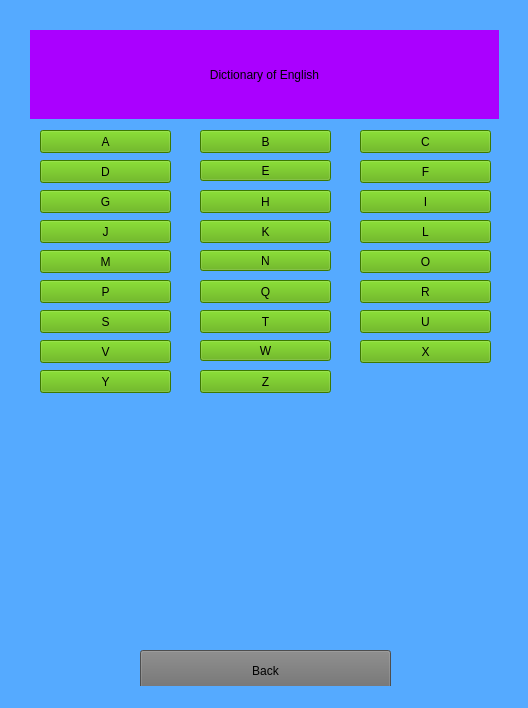
<?xml version="1.0" encoding="UTF-8"?>
<ui version="4.0">
 <class>MainWindow</class>
 <widget class="QMainWindow" name="MainWindow">
  <property name="geometry">
   <rect>
    <x>0</x>
    <y>0</y>
    <width>528</width>
    <height>708</height>
   </rect>
  </property>
  <property name="windowTitle">
   <string>MainWindow</string>
  </property>
  <property name="styleSheet">
   <string notr="true">background-color: rgb(85, 170, 255);</string>
  </property>
  <widget class="QWidget" name="centralwidget">
   <widget class="QStackedWidget" name="stackedWidget">
    <property name="geometry">
     <rect>
      <x>20</x>
      <y>10</y>
      <width>501</width>
      <height>691</height>
     </rect>
    </property>
    <property name="currentIndex">
     <number>0</number>
    </property>
    <widget class="QWidget" name="Pag1">
     <widget class="QPushButton" name="Btn_Q">
      <property name="geometry">
       <rect>
        <x>180</x>
        <y>270</y>
        <width>131</width>
        <height>23</height>
       </rect>
      </property>
      <property name="styleSheet">
       <string notr="true">background-color: rgb(85, 170, 0);
font: 87 9pt &quot;Arial Black&quot;;</string>
      </property>
      <property name="text">
       <string>Q</string>
      </property>
     </widget>
     <widget class="QPushButton" name="Back">
      <property name="geometry">
       <rect>
        <x>120</x>
        <y>640</y>
        <width>251</width>
        <height>41</height>
       </rect>
      </property>
      <property name="styleSheet">
       <string notr="true">background-color: rgb(109, 109, 109);
font: 87 20pt &quot;Arial Black&quot;;</string>
      </property>
      <property name="text">
       <string>Back</string>
      </property>
     </widget>
     <widget class="QPushButton" name="Btn_O">
      <property name="geometry">
       <rect>
        <x>340</x>
        <y>240</y>
        <width>131</width>
        <height>23</height>
       </rect>
      </property>
      <property name="styleSheet">
       <string notr="true">background-color: rgb(85, 170, 0);
font: 87 9pt &quot;Arial Black&quot;;</string>
      </property>
      <property name="text">
       <string>O</string>
      </property>
     </widget>
     <widget class="QPushButton" name="Btn_T">
      <property name="geometry">
       <rect>
        <x>180</x>
        <y>300</y>
        <width>131</width>
        <height>23</height>
       </rect>
      </property>
      <property name="styleSheet">
       <string notr="true">background-color: rgb(85, 170, 0);
font: 87 9pt &quot;Arial Black&quot;;</string>
      </property>
      <property name="text">
       <string>T</string>
      </property>
     </widget>
     <widget class="QPushButton" name="Btn_I">
      <property name="geometry">
       <rect>
        <x>340</x>
        <y>180</y>
        <width>131</width>
        <height>23</height>
       </rect>
      </property>
      <property name="styleSheet">
       <string notr="true">background-color: rgb(85, 170, 0);
font: 87 9pt &quot;Arial Black&quot;;</string>
      </property>
      <property name="text">
       <string>I</string>
      </property>
     </widget>
     <widget class="QPushButton" name="Btn_H">
      <property name="geometry">
       <rect>
        <x>180</x>
        <y>180</y>
        <width>131</width>
        <height>23</height>
       </rect>
      </property>
      <property name="styleSheet">
       <string notr="true">background-color: rgb(85, 170, 0);
font: 87 9pt &quot;Arial Black&quot;;</string>
      </property>
      <property name="text">
       <string>H</string>
      </property>
     </widget>
     <widget class="QPushButton" name="Btn_P">
      <property name="geometry">
       <rect>
        <x>20</x>
        <y>270</y>
        <width>131</width>
        <height>23</height>
       </rect>
      </property>
      <property name="styleSheet">
       <string notr="true">background-color: rgb(85, 170, 0);
font: 87 9pt &quot;Arial Black&quot;;</string>
      </property>
      <property name="text">
       <string>P</string>
      </property>
     </widget>
     <widget class="QPushButton" name="Btn_U">
      <property name="geometry">
       <rect>
        <x>340</x>
        <y>300</y>
        <width>131</width>
        <height>23</height>
       </rect>
      </property>
      <property name="styleSheet">
       <string notr="true">background-color: rgb(85, 170, 0);
font: 87 9pt &quot;Arial Black&quot;;</string>
      </property>
      <property name="text">
       <string>U</string>
      </property>
     </widget>
     <widget class="QPushButton" name="Btn_Y">
      <property name="geometry">
       <rect>
        <x>20</x>
        <y>360</y>
        <width>131</width>
        <height>23</height>
       </rect>
      </property>
      <property name="styleSheet">
       <string notr="true">background-color: rgb(85, 170, 0);
font: 87 9pt &quot;Arial Black&quot;;</string>
      </property>
      <property name="text">
       <string>Y</string>
      </property>
     </widget>
     <widget class="QPushButton" name="Btn_B">
      <property name="geometry">
       <rect>
        <x>180</x>
        <y>120</y>
        <width>131</width>
        <height>23</height>
       </rect>
      </property>
      <property name="styleSheet">
       <string notr="true">background-color: rgb(85, 170, 0);
font: 87 9pt &quot;Arial Black&quot;;</string>
      </property>
      <property name="text">
       <string>B</string>
      </property>
     </widget>
     <widget class="QPushButton" name="Btn_L">
      <property name="geometry">
       <rect>
        <x>340</x>
        <y>210</y>
        <width>131</width>
        <height>23</height>
       </rect>
      </property>
      <property name="styleSheet">
       <string notr="true">background-color: rgb(85, 170, 0);
font: 87 9pt &quot;Arial Black&quot;;</string>
      </property>
      <property name="text">
       <string>L</string>
      </property>
     </widget>
     <widget class="QPushButton" name="Btn_J">
      <property name="geometry">
       <rect>
        <x>20</x>
        <y>210</y>
        <width>131</width>
        <height>23</height>
       </rect>
      </property>
      <property name="styleSheet">
       <string notr="true">background-color: rgb(85, 170, 0);
font: 87 9pt &quot;Arial Black&quot;;</string>
      </property>
      <property name="text">
       <string>J</string>
      </property>
     </widget>
     <widget class="QPushButton" name="Btn_Z">
      <property name="geometry">
       <rect>
        <x>180</x>
        <y>360</y>
        <width>131</width>
        <height>23</height>
       </rect>
      </property>
      <property name="styleSheet">
       <string notr="true">background-color: rgb(85, 170, 0);
font: 87 9pt &quot;Arial Black&quot;;</string>
      </property>
      <property name="text">
       <string>Z</string>
      </property>
     </widget>
     <widget class="QPushButton" name="Btn_S">
      <property name="geometry">
       <rect>
        <x>20</x>
        <y>300</y>
        <width>131</width>
        <height>23</height>
       </rect>
      </property>
      <property name="styleSheet">
       <string notr="true">background-color: rgb(85, 170, 0);
font: 87 9pt &quot;Arial Black&quot;;</string>
      </property>
      <property name="text">
       <string>S</string>
      </property>
     </widget>
     <widget class="QPushButton" name="Btn_D">
      <property name="geometry">
       <rect>
        <x>20</x>
        <y>150</y>
        <width>131</width>
        <height>23</height>
       </rect>
      </property>
      <property name="styleSheet">
       <string notr="true">background-color: rgb(85, 170, 0);
font: 87 9pt &quot;Arial Black&quot;;</string>
      </property>
      <property name="text">
       <string>D</string>
      </property>
     </widget>
     <widget class="QPushButton" name="Btn_F">
      <property name="geometry">
       <rect>
        <x>340</x>
        <y>150</y>
        <width>131</width>
        <height>23</height>
       </rect>
      </property>
      <property name="styleSheet">
       <string notr="true">background-color: rgb(85, 170, 0);
font: 87 9pt &quot;Arial Black&quot;;</string>
      </property>
      <property name="text">
       <string>F</string>
      </property>
     </widget>
     <widget class="QPushButton" name="Btn_E">
      <property name="geometry">
       <rect>
        <x>180</x>
        <y>150</y>
        <width>131</width>
        <height>21</height>
       </rect>
      </property>
      <property name="styleSheet">
       <string notr="true">background-color: rgb(85, 170, 0);
font: 87 9pt &quot;Arial Black&quot;;</string>
      </property>
      <property name="text">
       <string>E</string>
      </property>
     </widget>
     <widget class="QPushButton" name="Btn_G">
      <property name="geometry">
       <rect>
        <x>20</x>
        <y>180</y>
        <width>131</width>
        <height>23</height>
       </rect>
      </property>
      <property name="styleSheet">
       <string notr="true">background-color: rgb(85, 170, 0);
font: 87 9pt &quot;Arial Black&quot;;</string>
      </property>
      <property name="text">
       <string>G</string>
      </property>
     </widget>
     <widget class="QPushButton" name="Btn_W">
      <property name="geometry">
       <rect>
        <x>180</x>
        <y>330</y>
        <width>131</width>
        <height>21</height>
       </rect>
      </property>
      <property name="styleSheet">
       <string notr="true">background-color: rgb(85, 170, 0);
font: 87 9pt &quot;Arial Black&quot;;</string>
      </property>
      <property name="text">
       <string>W</string>
      </property>
     </widget>
     <widget class="QPushButton" name="Btn_V">
      <property name="geometry">
       <rect>
        <x>20</x>
        <y>330</y>
        <width>131</width>
        <height>23</height>
       </rect>
      </property>
      <property name="styleSheet">
       <string notr="true">background-color: rgb(85, 170, 0);
font: 87 9pt &quot;Arial Black&quot;;</string>
      </property>
      <property name="text">
       <string>V</string>
      </property>
     </widget>
     <widget class="QPushButton" name="Btn_A">
      <property name="geometry">
       <rect>
        <x>20</x>
        <y>120</y>
        <width>131</width>
        <height>23</height>
       </rect>
      </property>
      <property name="styleSheet">
       <string notr="true">background-color: rgb(85, 170, 0);
font: 87 9pt &quot;Arial Black&quot;;</string>
      </property>
      <property name="text">
       <string>A</string>
      </property>
     </widget>
     <widget class="QPushButton" name="Btn_R">
      <property name="geometry">
       <rect>
        <x>340</x>
        <y>270</y>
        <width>131</width>
        <height>23</height>
       </rect>
      </property>
      <property name="styleSheet">
       <string notr="true">background-color: rgb(85, 170, 0);
font: 87 9pt &quot;Arial Black&quot;;</string>
      </property>
      <property name="text">
       <string>R</string>
      </property>
     </widget>
     <widget class="QLabel" name="Titol">
      <property name="geometry">
       <rect>
        <x>10</x>
        <y>20</y>
        <width>469</width>
        <height>89</height>
       </rect>
      </property>
      <property name="styleSheet">
       <string notr="true">background-color: rgb(170, 0, 255);
font: 87 20pt &quot;Arial Black&quot;;</string>
      </property>
      <property name="text">
       <string>Dictionary of English</string>
      </property>
      <property name="alignment">
       <set>Qt::AlignCenter</set>
      </property>
     </widget>
     <widget class="QPushButton" name="Btn_C">
      <property name="geometry">
       <rect>
        <x>340</x>
        <y>120</y>
        <width>131</width>
        <height>23</height>
       </rect>
      </property>
      <property name="styleSheet">
       <string notr="true">background-color: rgb(85, 170, 0);
font: 87 9pt &quot;Arial Black&quot;;</string>
      </property>
      <property name="text">
       <string>C</string>
      </property>
     </widget>
     <widget class="QPushButton" name="Btn_X">
      <property name="geometry">
       <rect>
        <x>340</x>
        <y>330</y>
        <width>131</width>
        <height>23</height>
       </rect>
      </property>
      <property name="styleSheet">
       <string notr="true">background-color: rgb(85, 170, 0);
font: 87 9pt &quot;Arial Black&quot;;</string>
      </property>
      <property name="text">
       <string>X</string>
      </property>
     </widget>
     <widget class="QPushButton" name="Btn_N">
      <property name="geometry">
       <rect>
        <x>180</x>
        <y>240</y>
        <width>131</width>
        <height>21</height>
       </rect>
      </property>
      <property name="styleSheet">
       <string notr="true">background-color: rgb(85, 170, 0);
font: 87 9pt &quot;Arial Black&quot;;</string>
      </property>
      <property name="text">
       <string>N</string>
      </property>
     </widget>
     <widget class="QPushButton" name="Btn_K">
      <property name="geometry">
       <rect>
        <x>180</x>
        <y>210</y>
        <width>131</width>
        <height>23</height>
       </rect>
      </property>
      <property name="styleSheet">
       <string notr="true">background-color: rgb(85, 170, 0);
font: 87 9pt &quot;Arial Black&quot;;</string>
      </property>
      <property name="text">
       <string>K</string>
      </property>
     </widget>
     <widget class="QPushButton" name="Btn_M">
      <property name="geometry">
       <rect>
        <x>20</x>
        <y>240</y>
        <width>131</width>
        <height>23</height>
       </rect>
      </property>
      <property name="styleSheet">
       <string notr="true">background-color: rgb(85, 170, 0);
font: 87 9pt &quot;Arial Black&quot;;</string>
      </property>
      <property name="text">
       <string>M</string>
      </property>
     </widget>
    </widget>
    <widget class="QWidget" name="Pag2">
     <widget class="QLabel" name="Titol_2">
      <property name="geometry">
       <rect>
        <x>10</x>
        <y>30</y>
        <width>469</width>
        <height>89</height>
       </rect>
      </property>
      <property name="styleSheet">
       <string notr="true">background-color: rgb(170, 0, 255);
font: 87 20pt &quot;Arial Black&quot;;</string>
      </property>
      <property name="text">
       <string>Dictionary of English 
-- Letter A</string>
      </property>
      <property name="alignment">
       <set>Qt::AlignCenter</set>
      </property>
     </widget>
     <widget class="QLabel" name="label">
      <property name="geometry">
       <rect>
        <x>20</x>
        <y>130</y>
        <width>451</width>
        <height>531</height>
       </rect>
      </property>
      <property name="styleSheet">
       <string notr="true">background-color: rgb(255, 255, 255);
font: 87 14pt &quot;Arial Black&quot;;</string>
      </property>
      <property name="text">
       <string>Act
Traducido al castellano como Actuar.
Verbo intransitivo

1.  Ejercer funciones propias de un oficio o un cargo.

2. Comportarse o proceder de una manera 
determinada. 

Account
Traducido al castellano como Cuenta.

1.  Elemento básico en la contabilidad i servicios
de pago. 

Actor
Traducido al castellano como Actor

1. Persona dedicada al oficio del espectáculo.</string>
      </property>
      <property name="alignment">
       <set>Qt::AlignLeading|Qt::AlignLeft|Qt::AlignTop</set>
      </property>
     </widget>
     <widget class="QPushButton" name="Back_2">
      <property name="geometry">
       <rect>
        <x>170</x>
        <y>650</y>
        <width>151</width>
        <height>21</height>
       </rect>
      </property>
      <property name="styleSheet">
       <string notr="true">background-color: rgb(109, 109, 109);
font: 87 10pt &quot;Arial Black&quot;;</string>
      </property>
      <property name="text">
       <string>Back</string>
      </property>
     </widget>
    </widget>
   </widget>
  </widget>
  <widget class="QStatusBar" name="statusbar"/>
 </widget>
 <resources/>
 <connections/>
</ui>
